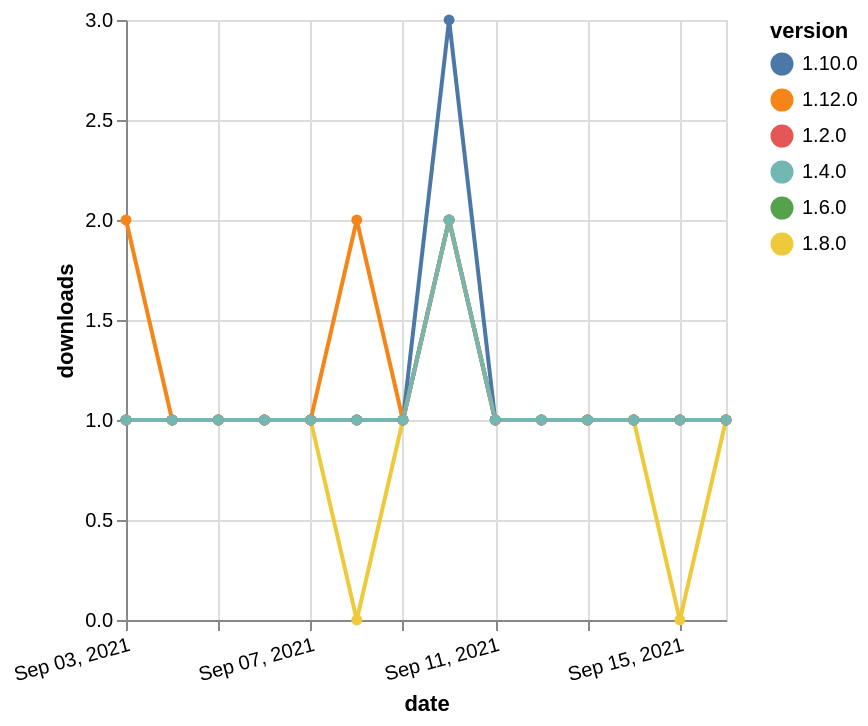

This figure's Vega-Lite source:
### Vega-Lite specification from a JSON file in a GitHub repository (floating-point values rounded to 4 significant figures)
{"$schema": "https://vega.github.io/schema/vega-lite/v5.json", "description": "A simple bar chart with embedded data.", "data": {"values": [{"date": "2021-09-03", "total": 186, "delta": 1, "version": "1.6.0"}, {"date": "2021-09-04", "total": 187, "delta": 1, "version": "1.6.0"}, {"date": "2021-09-05", "total": 188, "delta": 1, "version": "1.6.0"}, {"date": "2021-09-06", "total": 189, "delta": 1, "version": "1.6.0"}, {"date": "2021-09-07", "total": 190, "delta": 1, "version": "1.6.0"}, {"date": "2021-09-08", "total": 191, "delta": 1, "version": "1.6.0"}, {"date": "2021-09-09", "total": 192, "delta": 1, "version": "1.6.0"}, {"date": "2021-09-10", "total": 194, "delta": 2, "version": "1.6.0"}, {"date": "2021-09-11", "total": 195, "delta": 1, "version": "1.6.0"}, {"date": "2021-09-12", "total": 196, "delta": 1, "version": "1.6.0"}, {"date": "2021-09-13", "total": 197, "delta": 1, "version": "1.6.0"}, {"date": "2021-09-14", "total": 198, "delta": 1, "version": "1.6.0"}, {"date": "2021-09-15", "total": 199, "delta": 1, "version": "1.6.0"}, {"date": "2021-09-16", "total": 200, "delta": 1, "version": "1.6.0"}, {"date": "2021-09-03", "total": 154, "delta": 1, "version": "1.8.0"}, {"date": "2021-09-04", "total": 155, "delta": 1, "version": "1.8.0"}, {"date": "2021-09-05", "total": 156, "delta": 1, "version": "1.8.0"}, {"date": "2021-09-06", "total": 157, "delta": 1, "version": "1.8.0"}, {"date": "2021-09-07", "total": 158, "delta": 1, "version": "1.8.0"}, {"date": "2021-09-08", "total": 158, "delta": 0, "version": "1.8.0"}, {"date": "2021-09-09", "total": 159, "delta": 1, "version": "1.8.0"}, {"date": "2021-09-10", "total": 161, "delta": 2, "version": "1.8.0"}, {"date": "2021-09-11", "total": 162, "delta": 1, "version": "1.8.0"}, {"date": "2021-09-12", "total": 163, "delta": 1, "version": "1.8.0"}, {"date": "2021-09-13", "total": 164, "delta": 1, "version": "1.8.0"}, {"date": "2021-09-14", "total": 165, "delta": 1, "version": "1.8.0"}, {"date": "2021-09-15", "total": 165, "delta": 0, "version": "1.8.0"}, {"date": "2021-09-16", "total": 166, "delta": 1, "version": "1.8.0"}, {"date": "2021-09-03", "total": 173, "delta": 1, "version": "1.10.0"}, {"date": "2021-09-04", "total": 174, "delta": 1, "version": "1.10.0"}, {"date": "2021-09-05", "total": 175, "delta": 1, "version": "1.10.0"}, {"date": "2021-09-06", "total": 176, "delta": 1, "version": "1.10.0"}, {"date": "2021-09-07", "total": 177, "delta": 1, "version": "1.10.0"}, {"date": "2021-09-08", "total": 178, "delta": 1, "version": "1.10.0"}, {"date": "2021-09-09", "total": 179, "delta": 1, "version": "1.10.0"}, {"date": "2021-09-10", "total": 182, "delta": 3, "version": "1.10.0"}, {"date": "2021-09-11", "total": 183, "delta": 1, "version": "1.10.0"}, {"date": "2021-09-12", "total": 184, "delta": 1, "version": "1.10.0"}, {"date": "2021-09-13", "total": 185, "delta": 1, "version": "1.10.0"}, {"date": "2021-09-14", "total": 186, "delta": 1, "version": "1.10.0"}, {"date": "2021-09-15", "total": 187, "delta": 1, "version": "1.10.0"}, {"date": "2021-09-16", "total": 188, "delta": 1, "version": "1.10.0"}, {"date": "2021-09-03", "total": 231, "delta": 1, "version": "1.2.0"}, {"date": "2021-09-04", "total": 232, "delta": 1, "version": "1.2.0"}, {"date": "2021-09-05", "total": 233, "delta": 1, "version": "1.2.0"}, {"date": "2021-09-06", "total": 234, "delta": 1, "version": "1.2.0"}, {"date": "2021-09-07", "total": 235, "delta": 1, "version": "1.2.0"}, {"date": "2021-09-08", "total": 236, "delta": 1, "version": "1.2.0"}, {"date": "2021-09-09", "total": 237, "delta": 1, "version": "1.2.0"}, {"date": "2021-09-10", "total": 239, "delta": 2, "version": "1.2.0"}, {"date": "2021-09-11", "total": 240, "delta": 1, "version": "1.2.0"}, {"date": "2021-09-12", "total": 241, "delta": 1, "version": "1.2.0"}, {"date": "2021-09-13", "total": 242, "delta": 1, "version": "1.2.0"}, {"date": "2021-09-14", "total": 243, "delta": 1, "version": "1.2.0"}, {"date": "2021-09-15", "total": 244, "delta": 1, "version": "1.2.0"}, {"date": "2021-09-16", "total": 245, "delta": 1, "version": "1.2.0"}, {"date": "2021-09-03", "total": 115, "delta": 2, "version": "1.12.0"}, {"date": "2021-09-04", "total": 116, "delta": 1, "version": "1.12.0"}, {"date": "2021-09-05", "total": 117, "delta": 1, "version": "1.12.0"}, {"date": "2021-09-06", "total": 118, "delta": 1, "version": "1.12.0"}, {"date": "2021-09-07", "total": 119, "delta": 1, "version": "1.12.0"}, {"date": "2021-09-08", "total": 121, "delta": 2, "version": "1.12.0"}, {"date": "2021-09-09", "total": 122, "delta": 1, "version": "1.12.0"}, {"date": "2021-09-10", "total": 124, "delta": 2, "version": "1.12.0"}, {"date": "2021-09-11", "total": 125, "delta": 1, "version": "1.12.0"}, {"date": "2021-09-12", "total": 126, "delta": 1, "version": "1.12.0"}, {"date": "2021-09-13", "total": 127, "delta": 1, "version": "1.12.0"}, {"date": "2021-09-14", "total": 128, "delta": 1, "version": "1.12.0"}, {"date": "2021-09-15", "total": 129, "delta": 1, "version": "1.12.0"}, {"date": "2021-09-16", "total": 130, "delta": 1, "version": "1.12.0"}, {"date": "2021-09-03", "total": 190, "delta": 1, "version": "1.4.0"}, {"date": "2021-09-04", "total": 191, "delta": 1, "version": "1.4.0"}, {"date": "2021-09-05", "total": 192, "delta": 1, "version": "1.4.0"}, {"date": "2021-09-06", "total": 193, "delta": 1, "version": "1.4.0"}, {"date": "2021-09-07", "total": 194, "delta": 1, "version": "1.4.0"}, {"date": "2021-09-08", "total": 195, "delta": 1, "version": "1.4.0"}, {"date": "2021-09-09", "total": 196, "delta": 1, "version": "1.4.0"}, {"date": "2021-09-10", "total": 198, "delta": 2, "version": "1.4.0"}, {"date": "2021-09-11", "total": 199, "delta": 1, "version": "1.4.0"}, {"date": "2021-09-12", "total": 200, "delta": 1, "version": "1.4.0"}, {"date": "2021-09-13", "total": 201, "delta": 1, "version": "1.4.0"}, {"date": "2021-09-14", "total": 202, "delta": 1, "version": "1.4.0"}, {"date": "2021-09-15", "total": 203, "delta": 1, "version": "1.4.0"}, {"date": "2021-09-16", "total": 204, "delta": 1, "version": "1.4.0"}]}, "width": "container", "mark": {"type": "line", "point": {"filled": true}}, "encoding": {"x": {"field": "date", "type": "temporal", "timeUnit": "yearmonthdate", "title": "date", "axis": {"labelAngle": -15}}, "y": {"field": "delta", "type": "quantitative", "title": "downloads"}, "color": {"field": "version", "type": "nominal"}, "tooltip": {"field": "delta"}}}
